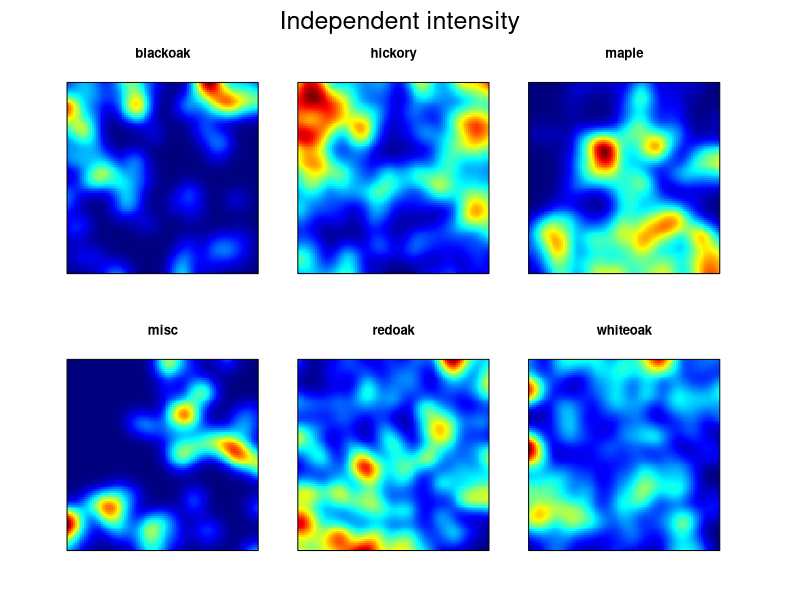

Generate this figure with R:
# Lansing wood data analysis

exportFigs <- 0
displayFigs <- 1

dimyx <- ifelse(exportFigs,c(500,500),c(100,100))

require("spatstat");
#require("playwith");
data(lansing)
lansingm <- lansing

#unitname(lansingm) <- c("metre","metres",round(924/3.2808399))
unitname(lansingm) <- list("metre","metres",round(924/3.2808399))

jet.colors <-
  colorRampPalette(c("#00007F", "blue", "#007FFF", "cyan",
                     "#7FFF7F", "yellow", "#FF7F00", "red", "#7F0000"))

myplot <- function(...,file=FALSE) {
	if(displayFigs) {
		quartz()
		plot(...)
	}
	if(exportFigs && file) {
		pdf(file=file)
		plot(...)
		dev.off()	
	}
}

sigma <- bw.relrisk(lansing);
# m <- split(lansing)$maple
# myplot(envelope(m,Lest,nsim=19,correction="Ripley",global=TRUE));
# myplot(envelope(m,Linhom,nsim=19,correction="Ripley",global=TRUE));
# myplot(envelope(m,Linhom,nsim=19,correction="Ripley",global=TRUE));

#L <- alltypes(lansing,Lcross.inhom,envelope=TRUE,sigma=sigma)

# crosses <- list()
# levels <- levels(lansing$marks)
# for(l in 1:(length(levels)-1)) {
# 	for(k in (l+1):length(levels)) {
# 		t <- list()
# 		t$pcf <- pcfcross.inhom(lansingm,levels[l],levels[k],correction="Ripley")
# 		t$L <- Lcross.inhom(lansingm,levels[l],levels[k],correction="Ripley")
# 		t$main <- sprintf("%s - %s",levels[l],levels[k])
# 		crosses[[length(crosses)+1]] <- t
# 	}
# }

# quartz(width=14,height=12)
# par(mfrow=c(5,2))
# for(c in crosses[6:10]) {
# 	plot(c$pcf,main=c$main,xlim=c(0.01,0.24),ylab="",xlab="",legend=FALSE)
# 	plot(c$L,cbind(iso-theo,theo-theo)~r,main=c$main,ylab="",xlab="",legend=FALSE)
# }



dens1 <- density(split(lansing),
	sigma=sigma,
	dimyx=dimyx)
myplot(dens1,
	file="lansing_intensity_separate.pdf",
	main="Independent intensity",
	sub="Isotropic Gaussian kernel",
	ribbon=FALSE,
	col=jet.colors(256))
	

# dens2 <- relrisk(lansing,
# 	sigma=sigma,
# 	dimyx=dimyx)
# myplot(dens2, 
# 	file="lansing_intensity_relative.pdf",
# 	zlim = c(0, 1),
# 	main="Relative intensity",
# 	ribbon=FALSE,
# 	col=jet.colors(256)
# 	)
	
